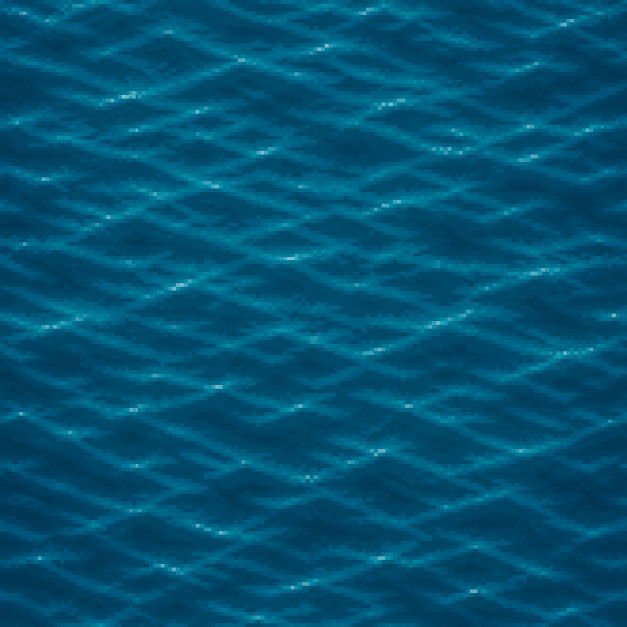
#> input picture assets/source/phase3/v2/materials/raw/deep-water-v1.png, 1254 x 1254 px (shown at 1/2 size)
$ python -i build_terrain_v2.py   (imports and definitions only)
#> lines starting #> are read from the running program, lines starting #| are printed output that depends on the picture
#> further down, picture is the input picture: PIL image 1254x1254 RGB; mean R, G, B 1, 82, 114.8
#!/usr/bin/env python3
"""Build AISLAND's generated-material, seam-locked Tiled terrain atlas."""

from __future__ import annotations

import argparse
import base64
import hashlib
import json
import itertools
import math
import shutil
import struct
import zlib
from pathlib import Path
from typing import Iterable

import numpy as np
from PIL import Image, ImageDraw, ImageFilter


TILE_SIZE = 32
PERIODIC_SIZE = 256
ATLAS_COLS = 16
TERRAINS = ("deep", "shallow", "wetSand", "drySand", "grass", "rock")
LEGAL_PAIRS = ((0, 1), (1, 2), (2, 3), (3, 4), (4, 5))
MATERIAL_FILES = {
    "deep": "deep-water-v1.png",
    "shallow": "shallow-water-v1.png",
    "wetSand": "wet-sand-v1.png",
    "drySand": "dry-sand-v1.png",
    "grass": "grass-v1.png",
    "rock": "rock-v1.png",
}
WANG_COLORS = ("#14516b", "#68b9ad", "#9f7c55", "#d5a95d", "#69963c", "#817563")
EDGE_ACCENTS = {
    (0, 1): ((93, 188, 202), 0.18),
    (1, 2): ((235, 239, 207), 0.58),
    (2, 3): ((117, 88, 55), 0.20),
    (3, 4): ((72, 113, 48), 0.28),
    (4, 5): ((83, 91, 57), 0.24),
}


def root_dir() -> Path:
    return Path(__file__).resolve().parents[2]


def sha256(path: Path) -> str:
    return hashlib.sha256(path.read_bytes()).hexdigest()


def cosine_band(distance: np.ndarray, width: float) -> np.ndarray:
    value = np.clip(1.0 - distance / width, 0.0, 1.0)
    return 0.5 - 0.5 * np.cos(value * math.pi)


def periodicize(source: Image.Image) -> Image.Image:
    side = min(source.width, source.height)
#> side = 1254
    x0 = (source.width - side) // 2
#> x0 = 0
    y0 = (source.height - side) // 2
#> y0 = 0
    image = source.crop((x0, y0, x0 + side, y0 + side)).convert("RGB")
    image = image.resize((PERIODIC_SIZE, PERIODIC_SIZE), Image.Resampling.LANCZOS)
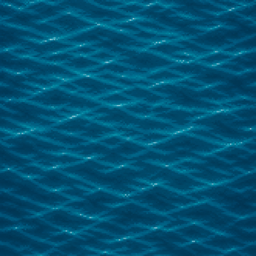
#> image: PIL image 256x256 RGB; mean R, G, B 1, 82, 114.8
    array = np.asarray(image, dtype=np.float32)
    half = PERIODIC_SIZE // 2
    rolled = np.roll(array, shift=(half, half), axis=(0, 1))
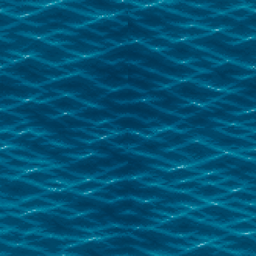
#> rolled: shape (256, 256, 3) float32; mean R, G, B 1, 82, 114.8
    blurred = np.asarray(
        Image.fromarray(np.clip(rolled, 0, 255).astype(np.uint8), "RGB").filter(
            ImageFilter.GaussianBlur(radius=9)
        ),
        dtype=np.float32,
    )
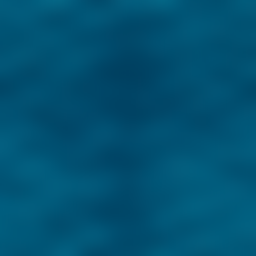
#> blurred: shape (256, 256, 3) float32; mean R, G, B 0.8, 82.1, 114.8
    yy, xx = np.mgrid[0:PERIODIC_SIZE, 0:PERIODIC_SIZE]
    vertical = cosine_band(np.abs(xx - half), 30.0)
    horizontal = cosine_band(np.abs(yy - half), 30.0)
    mask = 1.0 - (1.0 - vertical) * (1.0 - horizontal)
    mixed = rolled * (1.0 - mask[..., None]) + blurred * mask[..., None]
    unrolled = np.roll(mixed, shift=(-half, -half), axis=(0, 1))
    return Image.fromarray(np.clip(unrolled, 0, 255).astype(np.uint8), "RGB")


# [14 lines left out: function enforce_periodic_edges, not called in this run]


def canonical_tile(periodic: Image.Image) -> Image.Image:
    tile = periodic.resize((TILE_SIZE, TILE_SIZE), Image.Resampling.LANCZOS)
    return enforce_periodic_edges(tile)


# [347 lines left out: functions lock_boundary, shifted_materials, old_wang_tiles, signature_from_wangid, to_wangid, signature_sort_key and 9 more, not called in this run]


def compatible_horizontal(left: list[int], right: list[int]) -> bool:
    return left[2] == right[6] and left[1] == right[7] and left[3] == right[5]


def compatible_vertical(top: list[int], bottom: list[int]) -> bool:
    return top[4] == bottom[0] and top[5] == bottom[7] and top[3] == bottom[1]


# [318 lines left out: functions seam_qc, pattern_grid, render_grid, stress_sheet, decode_layer, encode_layer and 3 more, not called in this run]


# [2 lines not run here, left out]

>>> from PIL import Image
>>> picture = Image.open('../../assets/source/phase3/v2/materials/raw/deep-water-v1.png')
>>> result = periodicize(picture)
